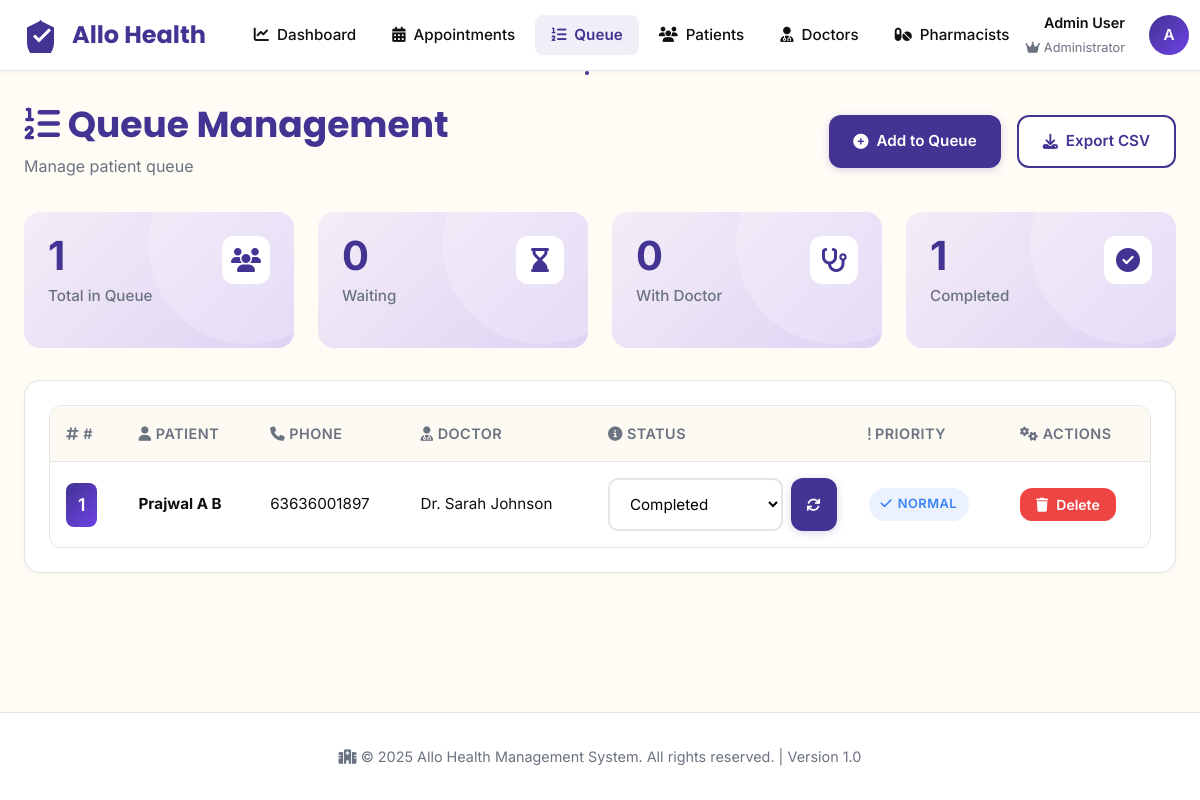
Screenshot of /queue (signed in) with the database file from the repository.
### app.py (models this page shows, shortened)
class User(UserMixin, db.Model):
    __tablename__ = 'users'
    id = db.Column(db.Integer, primary_key=True)
    emp_no = db.Column(db.String(80), unique=True, nullable=False, index=True)
    email = db.Column(db.String(120), unique=True, nullable=False, index=True)
    password_hash = db.Column(db.String(255), nullable=False)
    full_name = db.Column(db.String(120))
    role = db.Column(db.String(20), nullable=False, default='receptionist')  # admin, receptionist, doctor, pharmacist
    is_active = db.Column(db.Boolean, default=True)
    created_at = db.Column(db.DateTime, default=datetime.utcnow)
    doctor_profile = db.relationship('Doctor', backref='user', uselist=False, cascade='all, delete-orphan')
    appointments_created = db.relationship('Appointment', backref='creator', foreign_keys='Appointment.created_by')

class QueueEntry(db.Model):
    __tablename__ = 'queue_entries'
    id = db.Column(db.Integer, primary_key=True)
    patient_id = db.Column(db.Integer, db.ForeignKey('patients.id'), nullable=True, index=True)
    doctor_id = db.Column(db.Integer, db.ForeignKey('doctors.id'), nullable=True, index=True)
    queue_number = db.Column(db.Integer, nullable=False)
    queue_date = db.Column(db.Date, nullable=False, index=True, default=date.today)
    status = db.Column(db.String(20), default='Waiting', index=True)  # Waiting, With Doctor, Completed, Canceled
    priority = db.Column(db.Integer, default=0)
    notes = db.Column(db.Text)
    created_at = db.Column(db.DateTime, default=datetime.utcnow)
    started_at = db.Column(db.DateTime)
    completed_at = db.Column(db.DateTime)
    walk_in_name = db.Column(db.String(120))
    walk_in_phone = db.Column(db.String(20))
    def get_patient_name(self):
        return self.patient.name if self.patient else self.walk_in_name
    def get_patient_phone(self):
        return self.patient.phone if self.patient else self.walk_in_phone

### app.py (the view)
@app.route('/queue')
@login_required
@receptionist_required
def queue():
    queue_date = request.args.get('date', date.today().isoformat())
    try:
        filter_date = datetime.strptime(queue_date, '%Y-%m-%d').date()
    except:
        filter_date = date.today()
    queue_entries = QueueEntry.query.filter_by(
        queue_date=filter_date
    ).order_by(QueueEntry.priority.desc(), QueueEntry.queue_number).all()
    doctors_list = Doctor.query.filter_by(is_active=True).order_by(User.full_name).join(User).all()
    stats = {
        'total': len(queue_entries),
        'waiting': len([q for q in queue_entries if q.status == 'Waiting']),
        'in_progress': len([q for q in queue_entries if q.status == 'With Doctor']),
        'completed': len([q for q in queue_entries if q.status == 'Completed']),
    }
    return render_template('queue.html',
                         queue_entries=queue_entries,
                         doctors=doctors_list,
                         stats=stats,
                         queue_date=filter_date)

### app.py (called while the page is built)
@login_manager.user_loader
def load_user(user_id):
    return User.query.get(int(user_id))

def receptionist_required(f):
    @wraps(f)
    def decorated_function(*args, **kwargs):
        if not current_user.is_authenticated or current_user.role not in ['admin', 'receptionist']:
            flash('You do not have permission to access this page.', 'danger')
            return redirect(url_for('dashboard'))
        return f(*args, **kwargs)
    return decorated_function

### templates/queue.html (shortened to what this page needs)
{% extends "base.html" %}
{% block extra_css %}
<link rel="stylesheet" href="https://cdnjs.cloudflare.com/ajax/libs/font-awesome/6.4.0/css/all.min.css">
{% endblock %}
{% block content %}
<div class="page-header" style="display: flex; justify-content: space-between; align-items: center; flex-wrap: wrap; gap: 1rem;">
  <div>
    <h1 class="page-title"><i class="fas fa-list-ol"></i> Queue Management</h1>
    <p class="page-subtitle">Manage patient queue</p>
  </div>
  <div style="display: flex; gap: 1rem; flex-wrap: wrap;">
    <a href="{{ url_for('queue_add') }}" class="btn btn-primary"><i class="fas fa-plus-circle"></i> Add to Queue</a>
    <a href="{{ url_for('queue_export', date=queue_date.isoformat()) }}" class="btn btn-secondary"><i class="fas fa-download"></i> Export CSV</a>
  </div>
</div>
<div class="grid grid-cols-4" style="margin-bottom: 2rem;">
  <div class="stat-card">
    <div class="stat-card-header">
      <div>
        <div class="stat-value">{{ stats.total }}</div>
        <div class="stat-label">Total in Queue</div>
      </div>
      <div class="stat-icon"><i class="fas fa-users" style="color: var(--primary-purple);"></i></div>
    </div>
  </div>
  <div class="stat-card">
    <div class="stat-card-header">
      <div>
        <div class="stat-value">{{ stats.waiting }}</div>
        <div class="stat-label">Waiting</div>
      </div>
      <div class="stat-icon"><i class="fas fa-hourglass-end" style="color: var(--primary-purple);"></i></div>
    </div>
  </div>
  <div class="stat-card">
    <div class="stat-card-header">
      <div>
        <div class="stat-value">{{ stats.in_progress }}</div>
        <div class="stat-label">With Doctor</div>
      </div>
      <div class="stat-icon"><i class="fas fa-stethoscope" style="color: var(--primary-purple);"></i></div>
    </div>
  </div>
  <div class="stat-card">
    <div class="stat-card-header">
      <div>
        <div class="stat-value">{{ stats.completed }}</div>
        <div class="stat-label">Completed</div>
      </div>
      <div class="stat-icon"><i class="fas fa-check-circle" style="color: var(--primary-purple);"></i></div>
    </div>
  </div>
</div>
<div class="card">
  {% if queue_entries %}
    <div class="table-container">
      <table>
        <thead>
          <tr>
            <th><i class="fas fa-hashtag"></i> #</th>
            <th><i class="fas fa-user"></i> Patient</th>
            <th><i class="fas fa-phone"></i> Phone</th>
            <th><i class="fas fa-user-md"></i> Doctor</th>
            <th><i class="fas fa-info-circle"></i> Status</th>
            <th><i class="fas fa-exclamation"></i> Priority</th>
            <th><i class="fas fa-cogs"></i> Actions</th>
          </tr>
        </thead>
        <tbody>
          {% for q in queue_entries %}
          <tr>
            <td><span class="queue-number">{{ q.queue_number }}</span></td>
            <td><strong>{{ q.get_patient_name() }}</strong></td>
            <td>{{ q.get_patient_phone() }}</td>
            <td>
              {% if q.doctor %}
                Dr. {{ q.doctor.user.full_name }}
              {% endif %}
            </td>
            <td>
              <form method="POST" action="{{ url_for('queue_update_status', id=q.id) }}" style="display: flex; gap: 0.5rem;">
                <select name="status" class="form-control" style="flex: 1;">
                  <option value="Completed" {% if q.status == 'Completed' %}selected{% endif %}>Completed</option>
                </select>
                <button type="submit" class="btn btn-sm btn-primary"><i class="fas fa-sync"></i></button>
              </form>
            </td>
            <td>
              <span class="badge {% if q.priority == 1 %}badge-danger{% else %}badge-info{% endif %}">
                {% if q.priority == 1 %}<i class="fas fa-exclamation-triangle"></i> Urgent{% else %}<i class="fas fa-check"></i> Normal{% endif %}
              </span>
            </td>
            <td>
              <form method="POST" action="{{ url_for('queue_delete', id=q.id) }}" style="display: inline;" onsubmit="return confirm('Delete this queue entry?');">
                <button type="submit" class="btn btn-sm btn-danger"><i class="fas fa-trash"></i> Delete</button>
              </form>
            </td>
          </tr>
          {% endfor %}
        </tbody>
      </table>
    </div>
  {% endif %}
</div>
{% endblock %}

### templates/base.html (shortened to what this page needs)
<!DOCTYPE html>
<html lang="en">
  <head>
    <link
      rel="stylesheet"
      href="https://cdnjs.cloudflare.com/ajax/libs/font-awesome/6.4.0/css/all.min.css"
    />
    {% block extra_css %}{% endblock %}
  </head>
  <body>
    <nav class="navbar">
      <div class="navbar-container">
        {% if current_user.is_authenticated and current_user.role == 'doctor' %}
        <a href="{{ url_for('doctor_dashboard') }}" class="navbar-brand">
          <svg viewBox="0 0 24 24" fill="currentColor">
            <path
              d="M12 2L2 7v10c0 5.55 3.84 10.74 9 12 5.16-1.26 9-6.45 9-12V7l-10-5z"
            />
            <path
              d="M10 17l-4-4 1.41-1.41L10 14.17l6.59-6.59L18 9l-8 8z"
              fill="white"
            />
          </svg>
          <span>Allo Health</span>
        </a>
        {% else %}
        <a href="{{ url_for('dashboard') }}" class="navbar-brand">
          <svg viewBox="0 0 24 24" fill="currentColor">
            <path
              d="M12 2L2 7v10c0 5.55 3.84 10.74 9 12 5.16-1.26 9-6.45 9-12V7l-10-5z"
            />
            <path
              d="M10 17l-4-4 1.41-1.41L10 14.17l6.59-6.59L18 9l-8 8z"
              fill="white"
            />
          </svg>
          <span>Allo Health</span>
        </a>
        {% endif %}
        <ul class="navbar-menu" id="navbarMenu">
          {% if current_user.is_authenticated and current_user.role == 'admin'
          %}
          <li>
            <a
              href="{{ url_for('dashboard') }}"
              class="navbar-link {% if request.endpoint == 'dashboard' %}active{% endif %}"
              title="Dashboard"
            >
              <i class="fas fa-chart-line"></i>
              <span>Dashboard</span>
            </a>
          </li>
          <li>
            <a
              href="{{ url_for('appointments') }}"
              class="navbar-link {% if request.endpoint and 'appointment' in request.endpoint %}active{% endif %}"
              title="Appointments"
            >
              <i class="fas fa-calendar-alt"></i>
              <span>Appointments</span>
            </a>
          </li>
          <li>
            <a
              href="{{ url_for('queue') }}"
              class="navbar-link {% if request.endpoint and 'queue' in request.endpoint %}active{% endif %}"
              title="Queue"
            >
              <i class="fas fa-list-ol"></i>
              <span>Queue</span>
            </a>
          </li>
          <li>
            <a
              href="{{ url_for('patients') }}"
              class="navbar-link {% if request.endpoint and 'patient' in request.endpoint %}active{% endif %}"
              title="Patients"
            >
              <i class="fas fa-users"></i>
              <span>Patients</span>
            </a>
          </li>
          <li>
            <a
              href="{{ url_for('doctors') }}"
              class="navbar-link {% if request.endpoint and 'doctor' in request.endpoint %}active{% endif %}"
              title="Doctors"
            >
              <i class="fas fa-user-md"></i>
              <span>Doctors</span>
            </a>
          </li>
          <li>
            <a
              href="{{ url_for('pharmacists') }}"
              class="navbar-link {% if request.endpoint and 'pharmacist' in request.endpoint %}active{% endif %}"
              title="Pharmacists"
            >
              <i class="fas fa-pills"></i>
              <span>Pharmacists</span>
            </a>
          </li>
          {% endif %}
        </ul>
        <div class="navbar-user">
          {% if current_user.is_authenticated %}
          <div class="user-info">
            <div class="user-name">
              {{ current_user.full_name or current_user.emp_no }}
            </div>
            <div class="user-role">
              {% if current_user.role == 'admin' %}
              <i class="fas fa-crown"></i>
              <span>Administrator</span>
              {% elif current_user.role == 'receptionist' %}
              <i class="fas fa-headset"></i>
              <span>Receptionist</span>
              {% elif current_user.role == 'doctor' %}
              <i class="fas fa-stethoscope"></i>
              <span>Doctor</span>
              {% elif current_user.role == 'pharmacist' %}
              <i class="fas fa-pills"></i>
              <span>Pharmacist</span>
              {% else %}
              <i class="fas fa-user"></i>
              <span>Staff</span>
              {% endif %}
            </div>
          </div>
          <div class="user-dropdown" id="userDropdown">
            <div class="user-avatar" onclick="toggleDropdown(event)">
              {{ current_user.emp_no[0].upper() if current_user.emp_no else 'U'
              }}
            </div>
          </div>
          {% endif %}
        </div>
      </div>
    </nav>
    <main class="main-content">{% block content %}{% endblock %}</main>
    <footer>
      <div class="footer-content">
        <p>
          <i class="fas fa-hospital"></i> &copy; 2025 Allo Health Management
          System. All rights reserved. | Version 1.0
        </p>
      </div>
    </footer>
  </body>
</html>

### templates/queue.html (style rules this page uses)
.queue-number { background: linear-gradient(135deg, var(--primary-purple), var(--primary-light)); color: white; padding: 0.5rem 0.75rem; border-radius: 8px; display: inline-block; font-weight: 600; font-size: 1.1rem; }

### rows the page displays
User: full_name "Admin User", emp_no "A"
QueueEntry: queue_number "1", get_patient_name "Prajwal A B", get_patient_phone "63636001897", doctor.user.full_name "Sarah Johnson", status "Completed", priority 0 (drawn)

### other values shown
{{ stats.total }} "1"
{{ stats.waiting }} "0"
{{ stats.in_progress }} "0"
{{ stats.completed }} "1"
